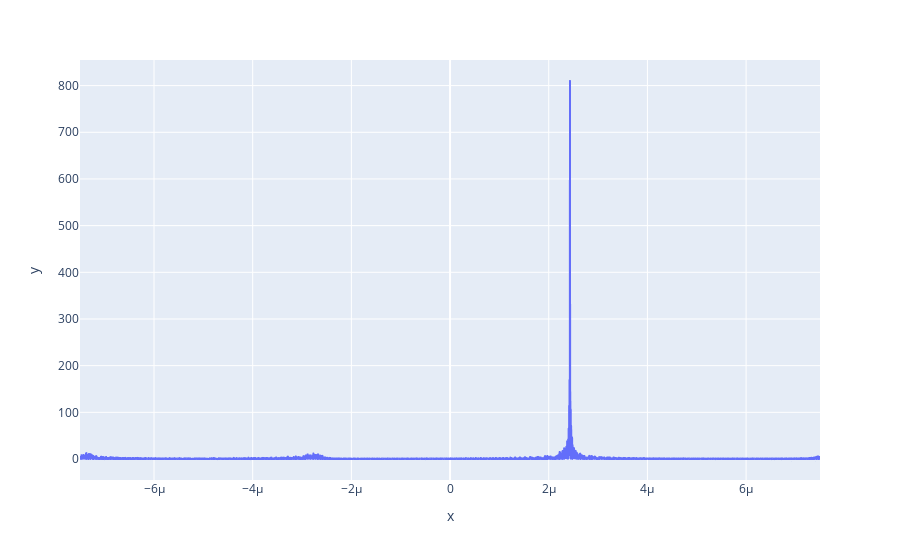

Notebook code cell kept with this figure:
### Code cell
import plotly.express as px

f_RF_sww_center, Fs_SWW = compute_para_for_RF_sww(fc_RF_freqs, BW_RF_array)
n = d_t.size
t = ( np.arange(0, n) - n/2 ) * 1/Fs_SWW

fig = px.line(x = t, y = abs(d_t))
fig.show()

### Figure 1 — Plotly figure (JSON) as saved in the notebook; plotly's stock layout.template omitted (floating-point values rounded to 4 significant figures; data arrays with more than 128 entries replaced by an {"elided": "..."} marker saying what was removed)
{"data": [{"hovertemplate": "x=%{x}<br>y=%{y}<extra></extra>", "legendgroup": "", "line": {"color": "#636efa", "dash": "solid"}, "marker": {"symbol": "circle"}, "mode": "lines", "name": "", "showlegend": false, "type": "scattergl", "x": {"elided": "6900 float values"}, "xaxis": "x", "y": {"elided": "6900 float values"}, "yaxis": "y"}], "layout": {"legend": {"tracegroupgap": 0}, "margin": {"t": 60}, "xaxis": {"anchor": "y", "domain": [0, 1], "title": {"text": "x"}}, "yaxis": {"anchor": "x", "domain": [0, 1], "title": {"text": "y"}}}}
